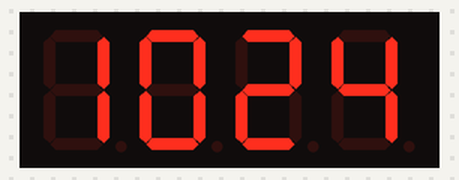
A sketch run on a simulated Arduino Uno, built with avr-gcc and run on an emulated ATmega328P. Shown: 4-digit seven-segment display. The local clock reads 2024-03-15 10:24:30 at power-on unless the sketch sets it.

Above: at 1.1 s.
At 28.1 s:
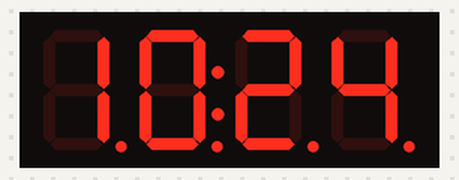
At 65.3 s:
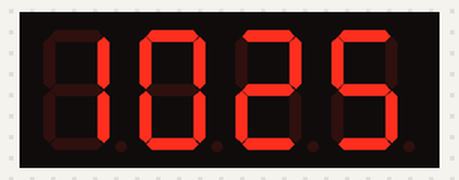
At 128.5 s:
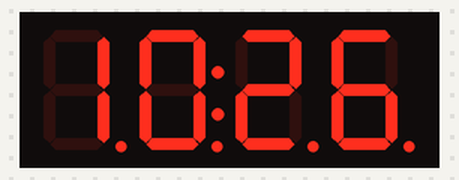

Measured:
- what the display in image 0 shows lasts 1.0 s, from 1.0 s to 2.0 s

The sketch:

display-clock.ino
```cpp
#include <Wire.h>
#include "DS3231.h"
#include "Adafruit_LEDBackpack.h"
#include "Adafruit_GFX.h"

DS3231 clock;
RTCDateTime dt;

Adafruit_7segment led_display = Adafruit_7segment();
boolean drawDots = false;

void setup()
{
  led_display.begin(0x70);
  clock.begin();
}

void writeTimeToDisplay()
{
  dt = clock.getDateTime();
  led_display.writeDigitNum(0, dt.hour / 10, drawDots);
  led_display.writeDigitNum(1, dt.hour % 10, drawDots);
  led_display.drawColon(drawDots);
  led_display.writeDigitNum(3, dt.minute / 10, drawDots);
  led_display.writeDigitNum(4, dt.minute % 10, drawDots);
  drawDots = !drawDots;
  led_display.writeDisplay();
}

void loop()
{
  delay(1000);
  writeTimeToDisplay();
}
```
